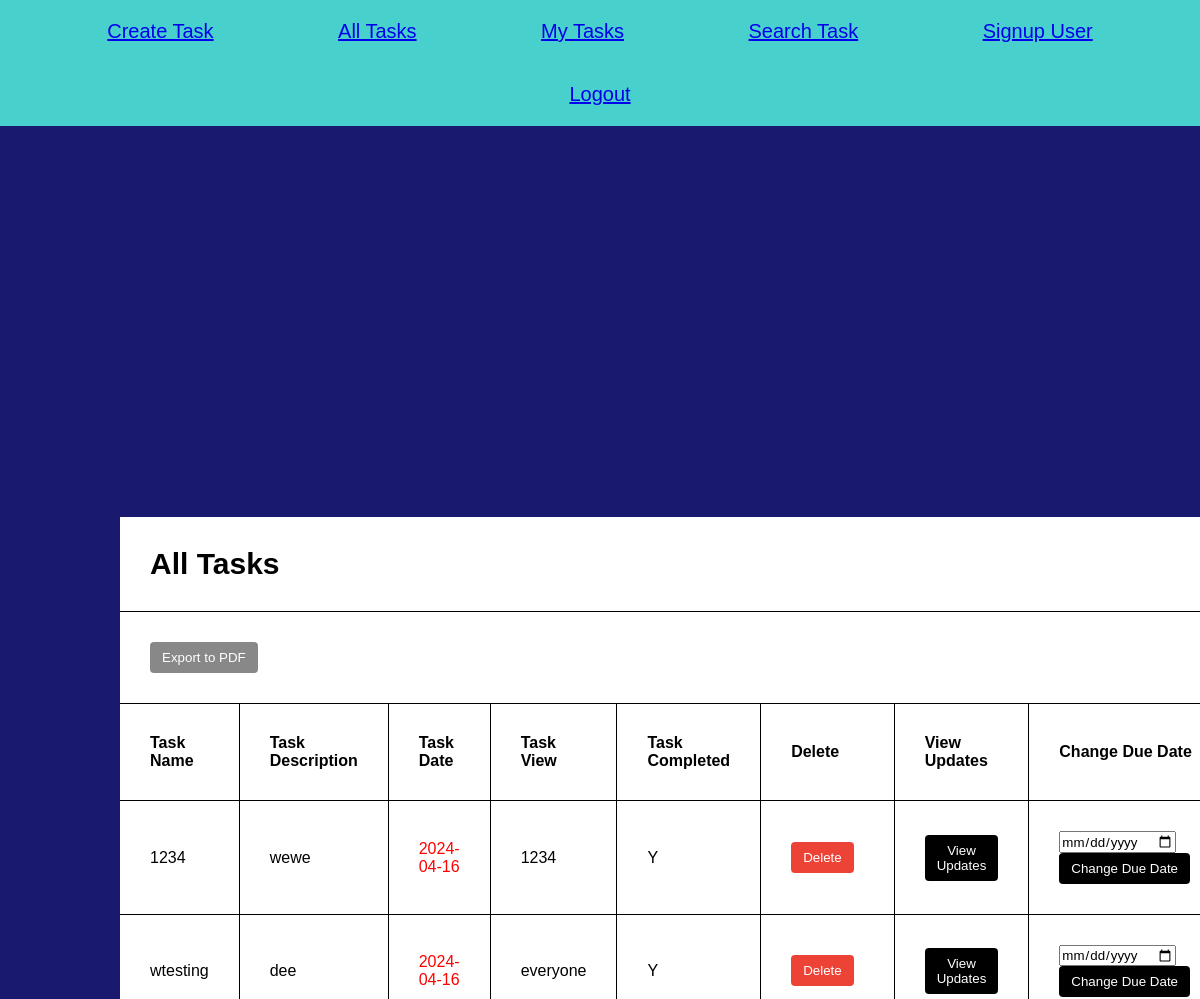
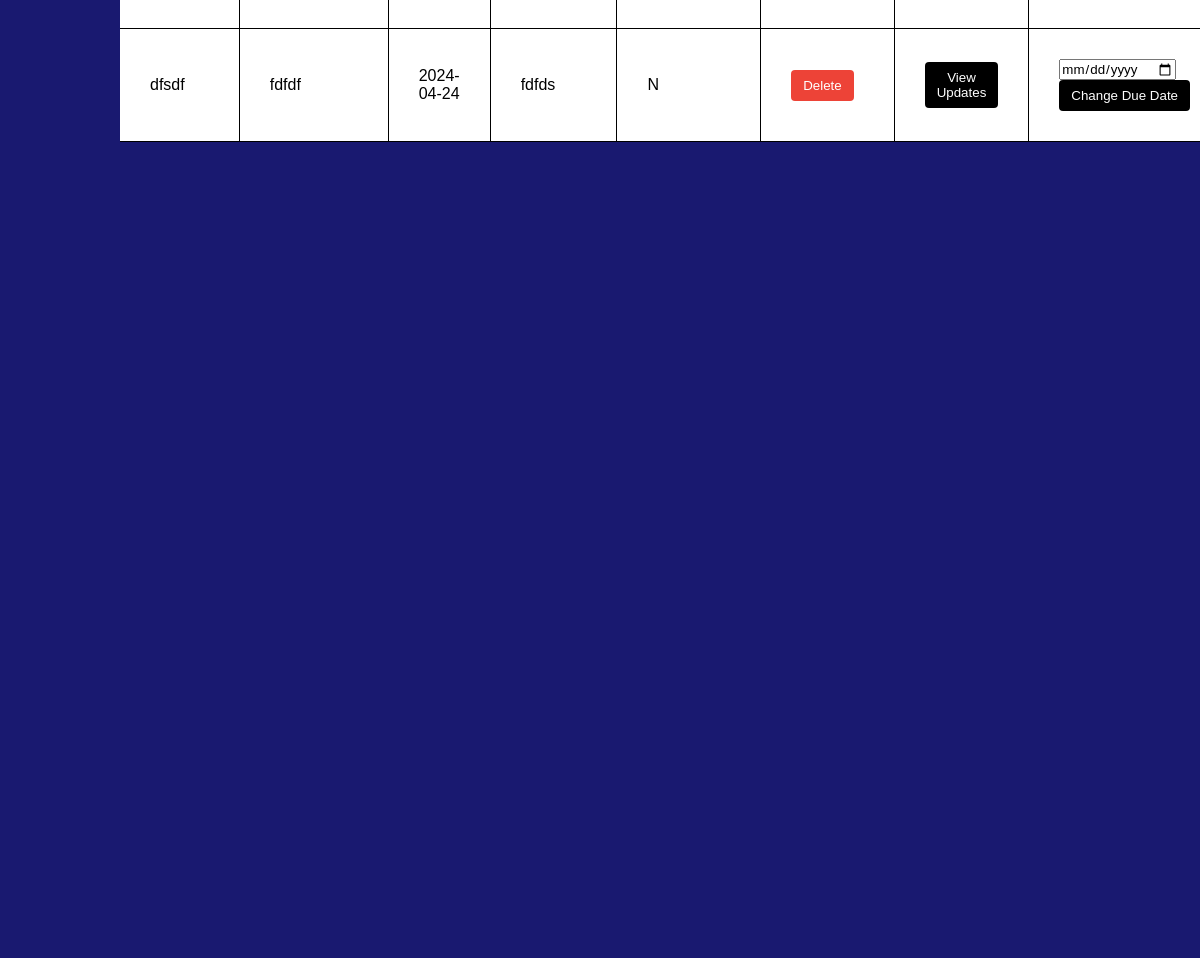
Page /Coursework/tasks.php (signed in) on the committed database (2 pictures, top to bottom).
### tables this page shows
CREATE TABLE `tasklist` (
  `taskName` varchar(40) NOT NULL,
  `taskDescription` text NOT NULL,
  `taskDate` date NOT NULL,
  `whoCanView` varchar(40) NOT NULL,
  `taskComplete` varchar(255) NOT NULL
);

### Coursework/tasks.php (the view, shortened to what this page needs)
<?php
$servername = "localhost";
$username = "root";
$password = "";
$dbname = "enterpriseCW";
$conn = new mysqli($servername, $username, $password, $dbname);
?>
<html>
<head>
    <link rel="stylesheet" href="CSS_tasks.css">
</head>
<body>
    <div class="navbar">
    <div class="menuitems"><a href="createTask.php">Create Task</a></div>
        <div class="menuitems"><a href="tasks.php">All Tasks</a></div>
        <div class="menuitems"><a href="normalUser.php">My Tasks</a></div>
        <div class="menuitems"><a href="SearchTask.php">Search Task</a></div>
        <div class="menuitems"><a href="Signup.html" onclick="verifyPINAndRedirect()">Signup User</a></div>
        <div class="menuitems"><a href="logout.php">Logout</a></div>
    </div>
    <?php
        $sql = "SELECT * FROM tasklist ORDER BY taskDate ASC";
        $result = $conn->query($sql);
        if ($result->num_rows > 0) {
            echo "<div class='box'>";
            echo "<br><br><br>";
            echo "<div class='task-container'>";
            echo "<table class='createTaskForm'>";
            echo "<tr><th class='headingAllTasks' colspan='10' style='font-size: 30px;'>All Tasks</th>";
            echo "<tr>";
            echo "<th colspan='9'><button class = 'exportButton' onclick=\"exportToPDF()\">Export to PDF</button></th>";
            echo "</tr>";
            echo "<tr><th>Task Name</th><th>Task Description</th><th>Task Date</th><th>Task View</th><th>Task Completed</th><th>Delete</th><th>View Updates</th><th>Change Due Date</th><th>Task complete?</th></tr>";
            while ($row = $result->fetch_assoc()) {
                $taskDate = $row["taskDate"];
                $overdueClass = ($taskDate < date('Y-m-d')) ? "overdue" : "";
                echo "<tr>";
                echo "<td>" . $row["taskName"] . "</td>";
                echo "<td>" . $row["taskDescription"] . "</td>";
                echo "<td><span class='task-date $overdueClass'>" . $row["taskDate"] . "</span></td>";
                echo "<td>" . $row["whoCanView"] . "</td>";
                echo "<td>" . $row["taskComplete"] . "</td>";
                echo "<td>";
                echo "<form method='POST' action='' class='userform' onsubmit='return confirmDelete()'>";
                echo "<input type='submit' name='deleteTask' value='Delete' class='delete'>";
                echo "</form>";
                echo "</td>";
                echo "<td>";
                echo "<button class='update-button' onclick='openUpdatesList(\"" . $row["taskName"] . "\")'>View Updates</button>";
                echo "</td>";
                echo "<td>";
                echo "<form method='POST' action='' class='userform' onsubmit='return confirmUpdate()'>";
                echo "<input type='date' name='newTaskDate' placeholder='New Task Date'>";
                echo "<input type='submit' name='updateTaskDate' class='date-button' value='Change Due Date'>";
                echo "</td>";
                echo "</tr>";
            }
            echo "</table>";
            echo "</div>";
            echo "</div>";
        } else {
            echo "No tasks found.";
        }
    ?>
</body>
</html>

### Coursework/CSS_tasks.css (style rules this page uses)
* { margin: 0; padding: 0; font-family: sans-serif; }
.box { height: 100%; width: 100%; position: absolute; background: #191970; position: relative; overflow: auto; }
.createTaskForm { border-collapse: collapse; width: 100%; margin: 0; background: #fff; position: absolute; top: 0; }
.navbar { background-color: #48D1CC; position: sticky; top: 0; text-align: center; z-index: 1; }
.menuitems { display: inline-block; color: white; padding: 1em 5%; text-decoration: none; font-size: 20px; font-family: 'Gill Sans'; }
.userform { display: inline-block; margin-right: 10px; }
button { padding: 8px 12px; background-color: #333; color: white; border: none; border-radius: 4px; cursor: pointer; }
table { width: 100%; border-collapse: collapse; margin-top: 20px; }
th, td { padding: 30px; border-bottom: 1px solid #000000; border-right: 1px solid #000000; text-align: left; }
th { background-color: #ffffff; }
.task-container { height: 100%; position: absolute; top: 20%; left: 50%; transform: translateX(-50%); padding-bottom: 20%; border-radius: 0px; background-color: #191970; width: 80%; }
.date-button { padding: 8px 12px; background-color: rgb(0, 0, 0); color: white; border: none; border-radius: 4px; cursor: pointer; }
.update-button { padding: 8px 12px; background-color: rgb(0, 0, 0); color: white; border: none; border-radius: 4px; cursor: pointer; }
.delete { padding: 8px 12px; background-color: #ED4337; color: white; border: none; border-radius: 4px; cursor: pointer; }
table.createTaskForm tr:first-child { background-color: #ffffff; }
.task-date.overdue { color: red; }
.exportButton { background-color: #888; }

### rows in the picture
tasklist: taskName "1234", taskDescription "wewe", taskDate "2024-04-16", whoCanView "1234", taskComplete "Y"
tasklist: taskName "wtesting", taskDescription "dee", taskDate "2024-04-16", whoCanView "everyone", taskComplete "Y"
tasklist: taskName "dfsdf", taskDescription "fdfdf", taskDate "2024-04-24", whoCanView "fdfds", taskComplete "N"
